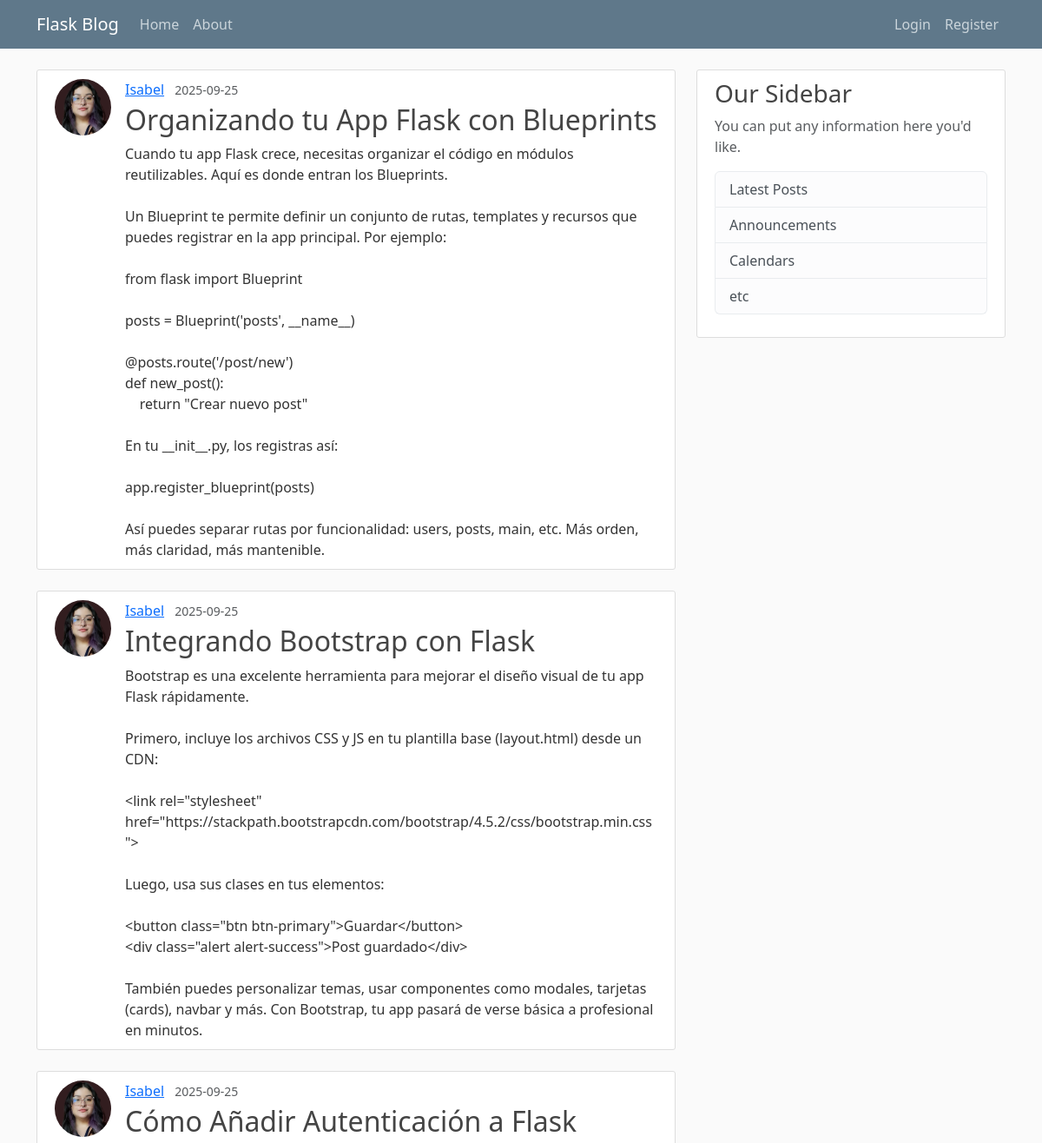
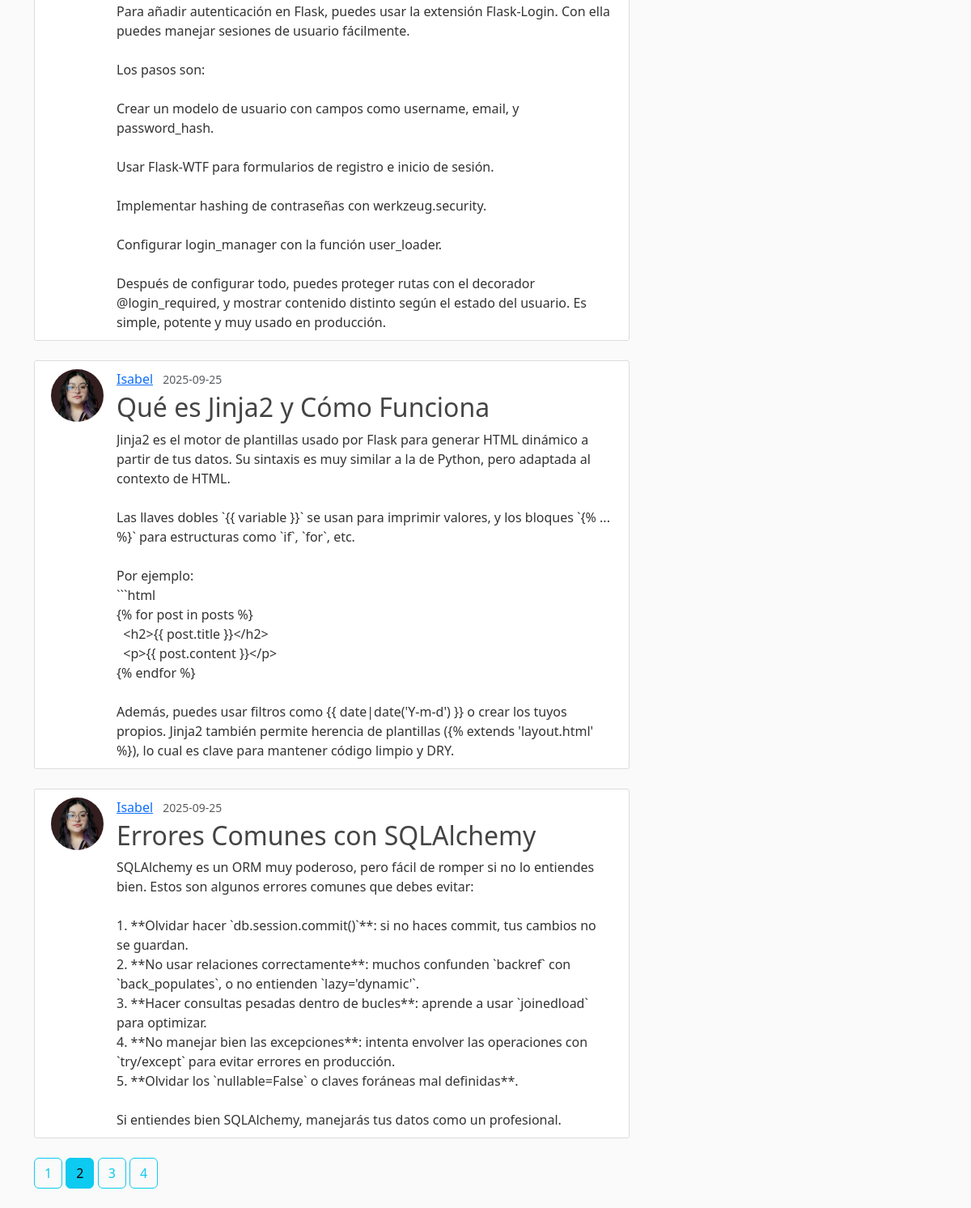
The page /home?page=2 on the database its author committed (2 pictures, top to bottom).
### flaskblog/models.py (models this page shows, shortened)
class Post(db.Model):
    id = db.Column(db.Integer, primary_key=True)
    title = db.Column(db.String(100), nullable=False)
    date_posted = db.Column(db.DateTime, nullable=False, default=datetime.utcnow)
    content = db.Column(db.Text, nullable=False)
    user_id = db.Column(db.Integer, db.ForeignKey('user.id'), nullable=False)

class User(db.Model, UserMixin):
    id = db.Column(db.Integer, primary_key=True)
    username = db.Column(db.String(20), unique=True, nullable=False)
    email = db.Column(db.String(120), unique=True, nullable=False)
    image_file = db.Column(db.String(20), nullable=False, default='default.jpg')
    password = db.Column(db.String(60), nullable=False)
    posts = db.relationship('Post', backref='author', lazy=True)

### flaskblog/main/routes.py (the view)
@main.route('/')
@main.route('/home')
def home():
    page = request.args.get('page', 1, type=int)
    posts = Post.query.order_by(Post.date_posted.desc()).paginate(page=page, per_page=5)
    return render_template('home.html', posts=posts)

### flaskblog/templates/home.html
{% extends "layout.html" %}
{% block content %}
    {% for post in posts.items %}
        <article class="content-section d-flex mb-4">
            <img class="rounded-circle article-img" src="{{ url_for('static', filename='profile_pics/' + post.author.image_file) }}">
            <div>
                <div class="mb-1">
                  <a class="me-2" href="{{ url_for('users.user_posts', username=post.author.username) }}">{{ post.author.username }}</a>
                  <small class="text-muted">{{ post.date_posted.strftime('%Y-%m-%d') }}</small>
                </div>
                <h2><a class="article-title" href="{{ url_for('posts.post', post_id=post.id) }}">{{ post.title }}</a></h2>
                <div class="article-content">{{ post.content | e }}</div>
            </div>
        </article>
    {% endfor %}
    {% for page_num in posts.iter_pages(left_edge=1, right_edge=1, left_current=1, right_current=2) %}
        {% if page_num %}
            {% if posts.page == page_num %}
                <a class="btn btn-info mb-4" href="{{ url_for('main.home', page=page_num)}}">{{ page_num }}</a>
            {% else %}
                <a class="btn btn-outline-info mb-4" href="{{ url_for('main.home', page=page_num)}}">{{ page_num }}</a>
            {% endif %}
        {% else %}
            ...
        {% endif %}
    {% endfor %}
{% endblock content %}

### flaskblog/static/main.css (style rules this page uses)
body { background: #fafafa; color: #333333; margin-top: 5rem; }
h1, h2, h3, h4, h5, h6 { color: #444444; }
.content-section { background: #ffffff; padding: 10px 20px; border: 1px solid #dddddd; border-radius: 3px; margin-bottom: 20px; }
.article-title { color: #444444; text-decoration: none; }
.article-content { white-space: pre-wrap; word-break: break-word; overflow-wrap: break-word; overflow-x: auto; }
.article-img { height: 65px; width: 65px; margin-right: 16px; }

### rows shown on the page
Post: image_file (picture), author.username "Isabel", date_posted "2025-09-25", title "Organizando tu App Flask con Blueprints", content "Cuando tu app Flask crece, necesitas organizar el código en módulos reutilizables. Aquí es donde entran los Blueprints. Un Blueprint te permite definir un conjunto de rutas, templates y recursos que puedes registrar en la app principal. Por ejemplo: from flask import Blueprint posts = Blueprint('posts', __name__) @posts.route('/post/new') def new_post(): return \"Crear nuevo post\" En tu __init__.py, los registras así: app.register_blueprint(posts) Así puedes separar rutas por funcionalidad: users, posts, main, etc. Más orden, más claridad, más mantenible."
Post: image_file (picture), author.username "Isabel", date_posted "2025-09-25", title "Integrando Bootstrap con Flask", content "Bootstrap es una excelente herramienta para mejorar el diseño visual de tu app Flask rápidamente. Primero, incluye los archivos CSS y JS en tu plantilla base (layout.html) desde un CDN: <link rel=\"stylesheet\" href=\"https://stackpath.bootstrapcdn.com/bootstrap/4.5.2/css/bootstrap.min.css\"> Luego, usa sus clases en tus elementos: <button class=\"btn btn-primary\">Guardar</button> <div class=\"alert alert-success\">Post guardado</div> También puedes personalizar temas, usar componentes como modales, tarjetas (cards), navbar y más. Con Bootstrap, tu app pasará de verse básica a profesional en minutos."
Post: image_file (picture), author.username "Isabel", date_posted "2025-09-25", title "Cómo Añadir Autenticación a Flask", content "Para añadir autenticación en Flask, puedes usar la extensión Flask-Login. Con ella puedes manejar sesiones de usuario fácilmente. Los pasos son: Crear un modelo de usuario con campos como username, email, y password_hash. Usar Flask-WTF para formularios de registro e inicio de sesión. Implementar hashing de contraseñas con werkzeug.security. Configurar login_manager con la función user_loader. Después de configurar todo, puedes proteger rutas con el decorador @login_required, y mostrar contenido distinto según el estado del usuario. Es simple, potente y muy usado en producción."
Post: image_file (picture), author.username "Isabel", date_posted "2025-09-25", title "Qué es Jinja2 y Cómo Funciona", content "Jinja2 es el motor de plantillas usado por Flask para generar HTML dinámico a partir de tus datos. Su sintaxis es muy similar a la de Python, pero adaptada al contexto de HTML. Las llaves dobles `{{ variable }}` se usan para imprimir valores, y los bloques `{% ... %}` para estructuras como `if`, `for`, etc. Por ejemplo: ```html {% for post in posts %} <h2>{{ post.title }}</h2> <p>{{ post.content }}</p> {% endfor %} Además, puedes usar filtros como {{ date|date('Y-m-d') }} o crear los tuyos propios. Jinja2 también permite herencia de plantillas ({% extends 'layout.html' %}), lo cual es clave para mantener código limpio y DRY."
Post: image_file (picture), author.username "Isabel", date_posted "2025-09-25", title "Errores Comunes con SQLAlchemy", content "SQLAlchemy es un ORM muy poderoso, pero fácil de romper si no lo entiendes bien. Estos son algunos errores comunes que debes evitar: 1. **Olvidar hacer `db.session.commit()`**: si no haces commit, tus cambios no se guardan. 2. **No usar relaciones correctamente**: muchos confunden `backref` con `back_populates`, o no entienden `lazy='dynamic'`. 3. **Hacer consultas pesadas dentro de bucles**: aprende a usar `joinedload` para optimizar. 4. **No manejar bien las excepciones**: intenta envolver las operaciones con `try/except` para evitar errores en producción. 5. **Olvidar los `nullable=False` o claves foráneas mal definidas**. Si entiendes bien SQLAlchemy, manejarás tus datos como un…"

### other values the page prints
{{ page_num }} "1" "3" "4"
{{ page_num }} "2"
